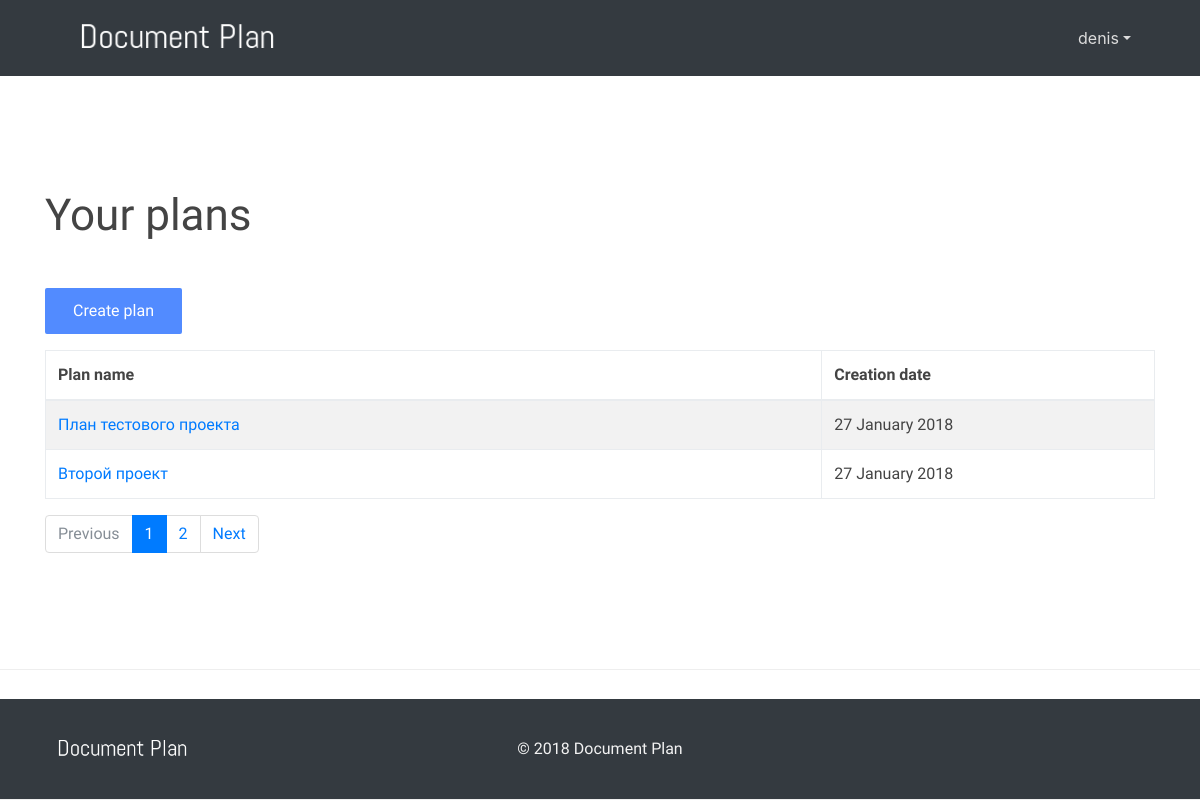
/accounts/profile/ (signed in), run on the app's committed database.
### doc_plan/models.py (models this page shows, shortened)
class Project(models.Model):
    name = models.CharField(max_length=200, verbose_name=_("project_name"))
    aim_action = models.TextField(blank=True, verbose_name=_("aim_action"))
    aim_auditory = models.TextField(blank=True, verbose_name=_("aim_auditory"))
    aim_content = models.TextField(blank=True, verbose_name=_("aim_content"))
    reaction_action = models.TextField(blank=True, verbose_name=_("reaction_action"))
    reaction_standart = models.TextField(blank=True, verbose_name=_("reaction_standart"))
    auditory_profile = models.ForeignKey("AuditoryProfile", on_delete=models.SET_NULL, blank=True, null=True, verbose_name=_("auditory_profiles"))
    questions = models.ManyToManyField("Question", blank=True, verbose_name=_("questions"))
    chapters = models.ManyToManyField("Chapter", blank=True, verbose_name=_("chapters"))
    created_at = models.DateField(auto_now_add=True)
    created_by = models.ForeignKey(User, on_delete=models.CASCADE)
    class Meta:
        verbose_name = _("project")
        verbose_name_plural = _("projects")
        ordering = ["-created_at"]

### doc_plan/views.py (the view)
# urls.py: path('accounts/profile/', login_required(ProjectListView.as_view()), name="projects"),
class ProjectListView(ListView):
    model = Project
    context_object_name = 'plans'
    template_name = 'plan/plans.html'
    paginate_by = 2
    def get_queryset(self):
        queryset = Project.objects.filter(created_by=self.request.user)
        return queryset

### document_plan/templates/plan/plans.html (shortened to what this page needs)
{% extends "base.html" %}
{% load static %}
{% load i18n %}
{% block content %}
<div class="fdb-block 6">
    <div class="container">
        {% if object_list %}
        <div class="row">
                <div class="col-lg-12">
                    <h1 class="page-header">{% trans "your plans"|capfirst %}</h1>
                </div>
            </div>
            <div class="row">
                <div class="col-lg-12">
                    <div class="panel panel-default">
                        <p class="mt-5 mt-sm-4">
                          <a class="btn" href="/docplan/new/">{% trans "create plan"|capfirst %}</a>
                        </p>
                        <div class="panel-body">
                            <table width="100%" class="table table-striped table-bordered table-hover" id="projects">
                                <thead>
                                    <tr>
                                        <th width="70%">{% trans "plan name"|capfirst %}</th>
                                        <th width="30%">{% trans "creation date"|capfirst %}</th>
                                    </tr>
                                </thead>
                                <tbody>
                                    {% for plan in object_list %}
                                        {% if forloop.counter|divisibleby:"2" %}
                                            <tr class="odd">
                                        {% else %}
                                            <tr class="even">
                                        {% endif %}
                                                <td><a href="/docplan/{{plan.id}}/view/">{{ plan.name }}</td>
                                                <td>{{ plan.created_at|date:"j F Y" }}</td>
                                            </tr>
                                    {% endfor %}
                                </tbody>
                            </table>
                        </div>
                        {% include "plan/paginator.html" %}
                    </div>
                </div>
            </div>
        {% endif %}
    </div>
</div>
{% endblock %}

### document_plan/templates/header.html (shortened to what this page needs)
{% load static %}
<header class="bg-dark">
    <div class="container">
      <nav class="navbar navbar-expand-md no-gutters">
        <div class="col-3 text-left">
          <a href="/docplan/">
            <img src="{% static "/imgs/logo.png" %}" height="60" alt="image">
          </a>
        </div>
        <div class="collapse navbar-collapse navbar-collapse-4 justify-content-center col-md-6" id="navbarNav7">
        </div>
         <div class="collapse navbar-collapse navbar-collapse-4">
           <ul class="navbar-nav ml-auto justify-content-end">
        {% if not user.is_authenticated %}
            <li class="nav-item">
              <a class="nav-link" href="/accounts/login/">Log In</a>
            </li>
          </ul>
          <a class="btn ml-md-3" href="/accounts/signup/">Register</a>
        </div>
        {% else %}
            <li class="nav-item dropdown">
              <a class="nav-link dropdown-toggle" data-toggle="dropdown" href="#" role="button" aria-haspopup="true" aria-expanded="false">{{ user.username }}</a>
            </li>
          </ul>
        </div>
        {% endif %}
      </nav>
    </div>
  </header>

### doc_plan/static/css/froala_blocks.css (style rules this page uses)
.btn { padding: 9px 26px; background-color: #528bff; color: #FFF; display: inline-block; box-sizing: border-box; -moz-box-sizing: border-box; -webkit-box-sizing: border-box; text-decoration: none; border: solid 2px #528bff; border-radius: 2px; -moz-border-radius: 2px; -webkit-border-radius: 2px; }
.fdb-block { font-family: 'Roboto', sans-serif; font-size: 16px; line-height: 1.5; -webkit-font-smoothing: antialiased; -moz-osx-font-smoothing: grayscale; text-rendering: optimizelegibility; padding: 100px 0; color: #444444; position: relative; background-size: cover; background-position: center; overflow: hidden; background-color: #FFFFFF; }
.fdb-block h1, .fdb-block .text-h1 { font-size: 2.75rem; margin-bottom: .5em; margin-top: .3em; font-weight: 400; }
header { background-color: #FFFFFF; }
header .navbar-nav a.nav-link { color: #777; }
header.bg-dark .navbar-nav a.nav-link { color: #dcdcdc; }
.bg-dark { background-color: #2d313c; color: #f2f2f2; }

### doc_plan/static/css/docplan.css (style rules this page uses)
html { position: relative; min-height: 100%; }
body { margin-bottom: 101px; }

### document_plan/templates/base.html (style rules this page uses)
.fdb-block { border-bottom: solid 1px #EEE; }

### data on the page
Project: name "План тестового проекта", created_at "27 January 2018"
Project: name "Второй проект", created_at "27 January 2018"

### other printed values
{{ user.username }} "denis"
{{ i }} "1"
{{ i }} "2"
